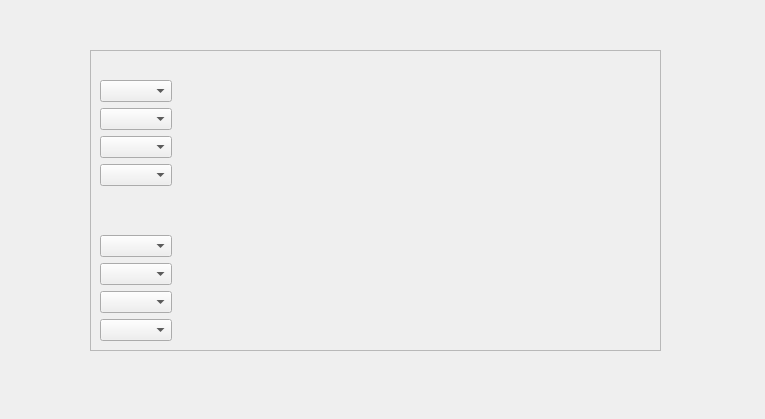
<?xml version="1.0" encoding="UTF-8"?>
<ui version="4.0">
 <class>Form</class>
 <widget class="QWidget" name="Form">
  <property name="geometry">
   <rect>
    <x>0</x>
    <y>0</y>
    <width>765</width>
    <height>419</height>
   </rect>
  </property>
  <property name="windowTitle">
   <string>Form</string>
  </property>
  <widget class="QFrame" name="huion">
   <property name="geometry">
    <rect>
     <x>90</x>
     <y>50</y>
     <width>571</width>
     <height>301</height>
    </rect>
   </property>
   <property name="frameShape">
    <enum>QFrame::StyledPanel</enum>
   </property>
   <property name="frameShadow">
    <enum>QFrame::Raised</enum>
   </property>
   <layout class="QGridLayout" name="gridLayout">
    <item row="1" column="0">
     <layout class="QVBoxLayout" name="verticalLayout">
      <item>
       <widget class="QComboBox" name="buttonA"/>
      </item>
      <item>
       <widget class="QComboBox" name="buttonB"/>
      </item>
      <item>
       <widget class="QComboBox" name="buttonC"/>
      </item>
      <item>
       <widget class="QComboBox" name="buttonD"/>
      </item>
      <item>
       <spacer name="verticalSpacer">
        <property name="orientation">
         <enum>Qt::Vertical</enum>
        </property>
        <property name="sizeHint" stdset="0">
         <size>
          <width>20</width>
          <height>40</height>
         </size>
        </property>
       </spacer>
      </item>
      <item>
       <widget class="QComboBox" name="buttonE"/>
      </item>
      <item>
       <widget class="QComboBox" name="buttonF"/>
      </item>
      <item>
       <widget class="QComboBox" name="buttonG"/>
      </item>
      <item>
       <widget class="QComboBox" name="buttonH"/>
      </item>
     </layout>
    </item>
    <item row="1" column="1">
     <spacer name="horizontalSpacer">
      <property name="orientation">
       <enum>Qt::Horizontal</enum>
      </property>
      <property name="sizeHint" stdset="0">
       <size>
        <width>457</width>
        <height>20</height>
       </size>
      </property>
     </spacer>
    </item>
    <item row="0" column="1">
     <widget class="QLabel" name="deviceName">
      <property name="text">
       <string/>
      </property>
     </widget>
    </item>
   </layout>
  </widget>
 </widget>
 <resources/>
 <connections/>
</ui>
